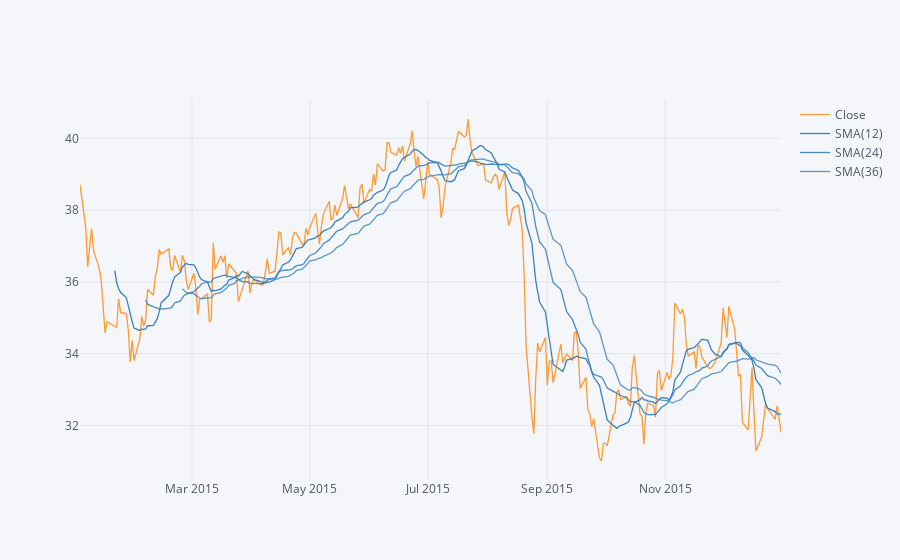

Notebook cell for this chart:
### Markdown cell above
**Use .ta_plot(study='sma') to create a Simple Moving Averages plot of Morgan Stanley for the year 2015.**

### Code cell
MS['Close'].loc['2015-01-01':'2015-12-31'].ta_plot(study='sma',period=[12,24,36])

### Figure 1 — Plotly figure (JSON) as saved in the notebook; plotly's stock layout.template omitted (floating-point values rounded to 4 significant figures; data arrays with more than 128 entries replaced by an {"elided": "..."} marker saying what was removed)
{"data": [{"line": {"color": "rgba(255, 153, 51, 1.0)", "dash": "solid", "shape": "linear", "width": 1.3}, "mode": "lines", "name": "Close", "text": "", "type": "scatter", "x": {"elided": "252 str values"}, "y": {"elided": "252 float values"}}, {"line": {"color": "rgba(55, 128, 191, 1.0)", "dash": "solid", "shape": "linear", "width": 1.3}, "mode": "lines", "name": "SMA(12)", "text": "", "type": "scatter", "x": {"elided": "252 str values"}, "y": {"elided": "252 mixed values"}}, {"line": {"color": "rgba(55, 128, 191, 0.8999999999999999)", "dash": "solid", "shape": "linear", "width": 1.3}, "mode": "lines", "name": "SMA(24)", "text": "", "type": "scatter", "x": {"elided": "252 str values"}, "y": {"elided": "252 mixed values"}}, {"line": {"color": "rgba(55, 128, 191, 0.7999999999999998)", "dash": "solid", "shape": "linear", "width": 1.3}, "mode": "lines", "name": "SMA(36)", "text": "", "type": "scatter", "x": {"elided": "252 str values"}, "y": {"elided": "252 mixed values"}}], "layout": {"legend": {"bgcolor": "#F5F6F9", "font": {"color": "#4D5663"}}, "paper_bgcolor": "#F5F6F9", "plot_bgcolor": "#F5F6F9", "title": {"font": {"color": "#4D5663"}}, "xaxis": {"gridcolor": "#E1E5ED", "showgrid": true, "tickfont": {"color": "#4D5663"}, "title": {"font": {"color": "#4D5663"}, "text": ""}, "zerolinecolor": "#E1E5ED"}, "yaxis": {"gridcolor": "#E1E5ED", "showgrid": true, "tickfont": {"color": "#4D5663"}, "title": {"font": {"color": "#4D5663"}, "text": ""}, "zerolinecolor": "#E1E5ED"}}}
